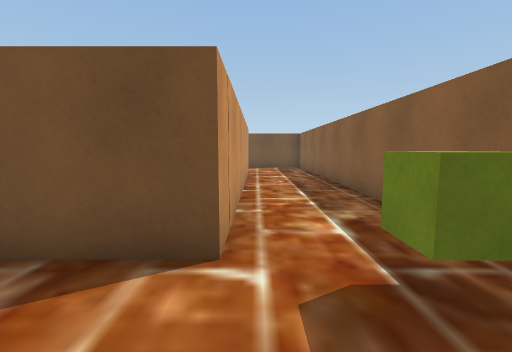
view 1 (above)

24 first-person views from a walk through a Unity game level. The camera is 1.2 m above the floor, tilts 6° down and sees 90° across. The floor is counted in squares, 1 m on a side. Each view is taken from the middle of a square. On the plan, view 1 faces up. The plan holds only what a view shows up to about 12 squares ahead; the rest is blank. The place goes on beyond the plan. The player is left out.

view 2
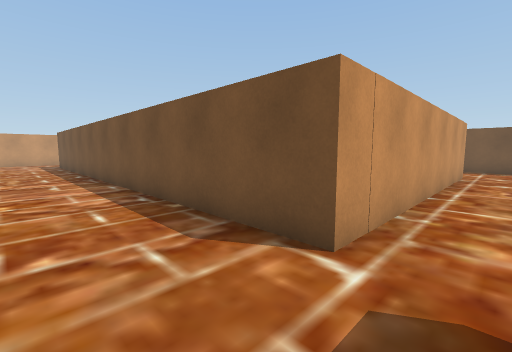

view 3
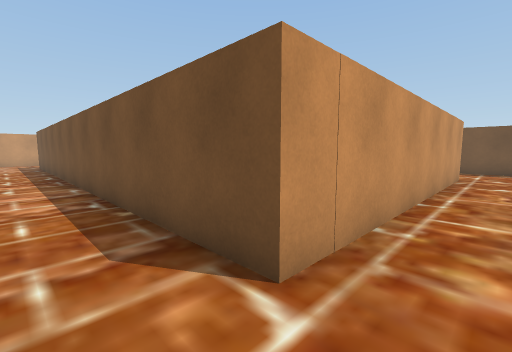

view 4
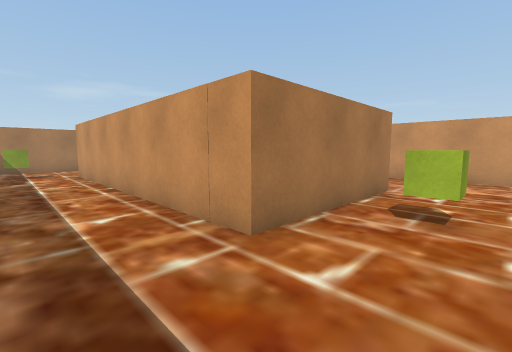

view 5
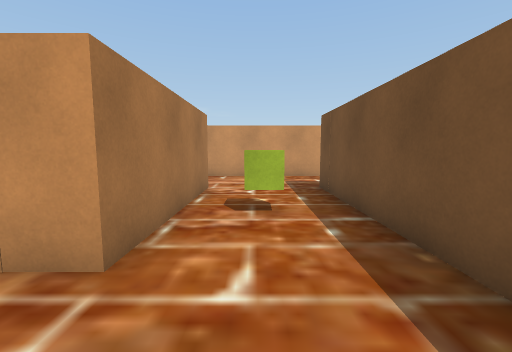

view 6
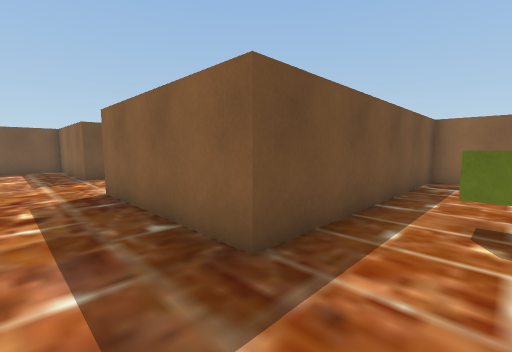

view 7
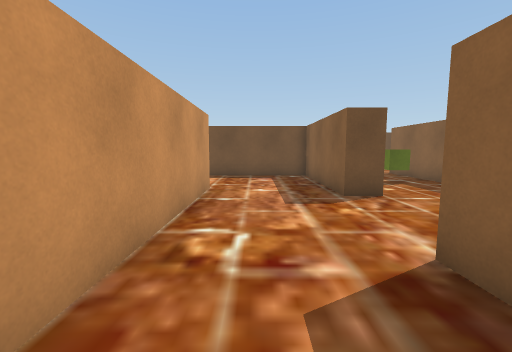

view 8
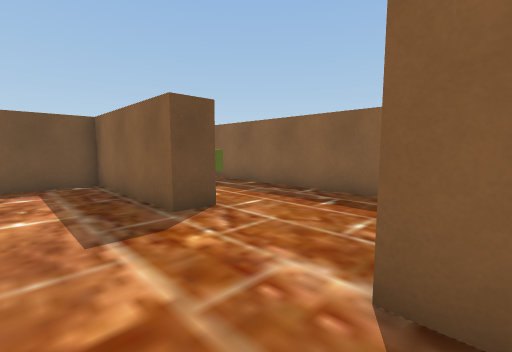

view 9
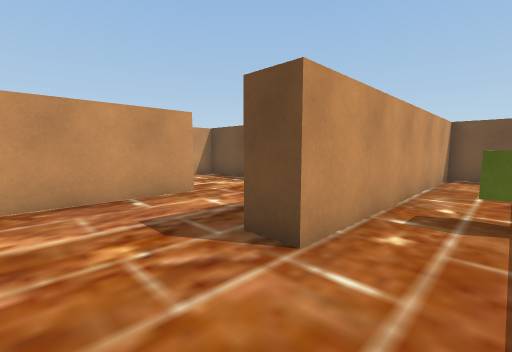

view 10
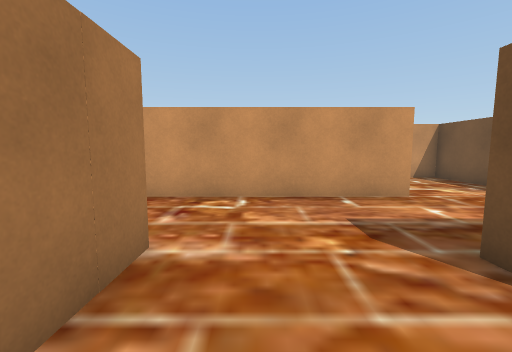

view 11
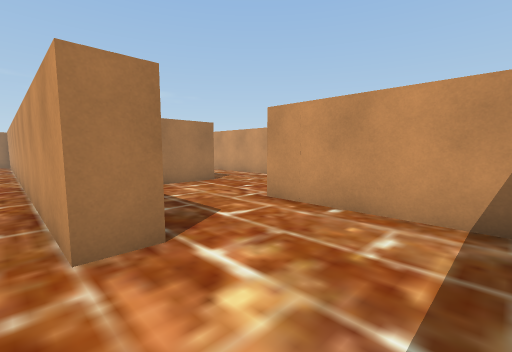

view 12
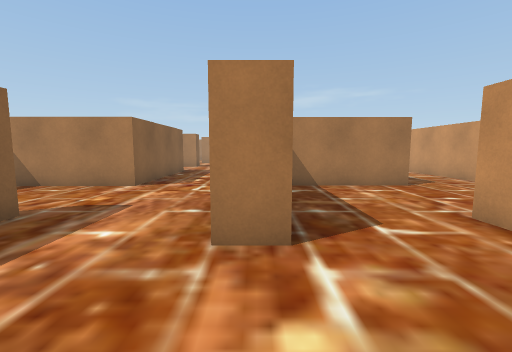

view 13
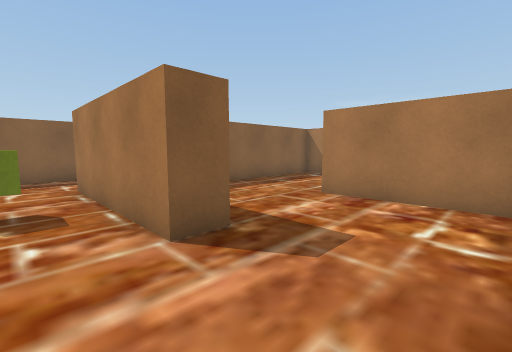

view 14
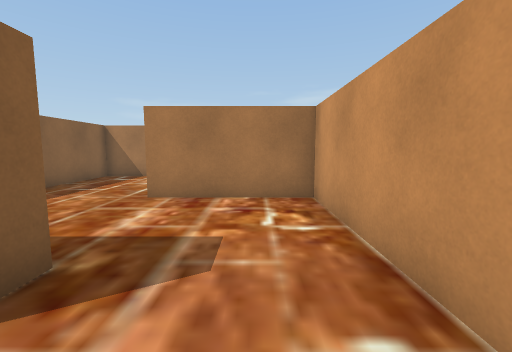

view 15
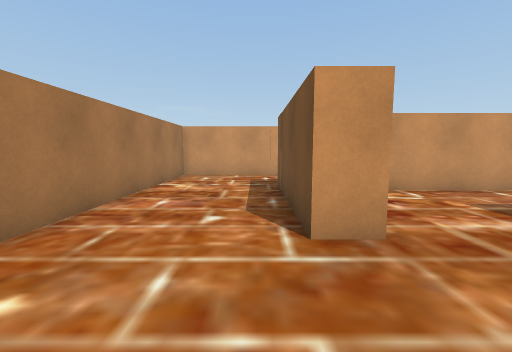

view 16
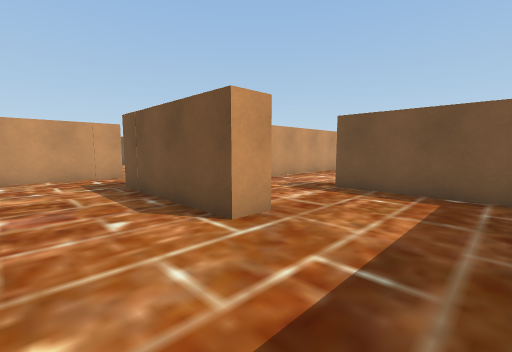

view 17
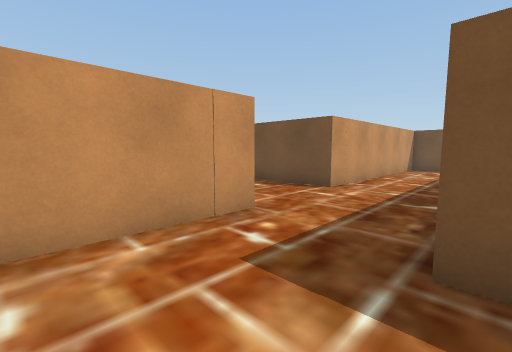

view 18
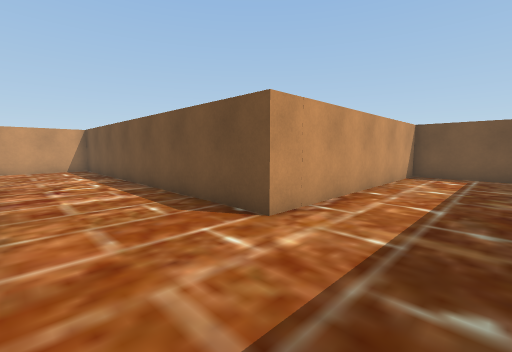

view 19
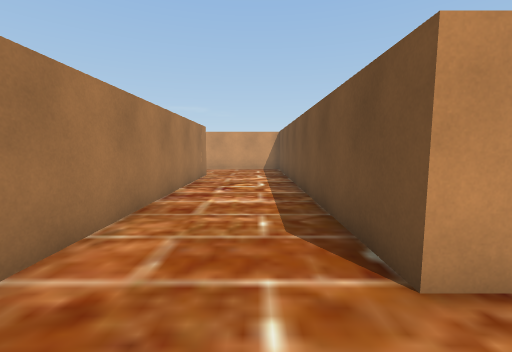

view 20
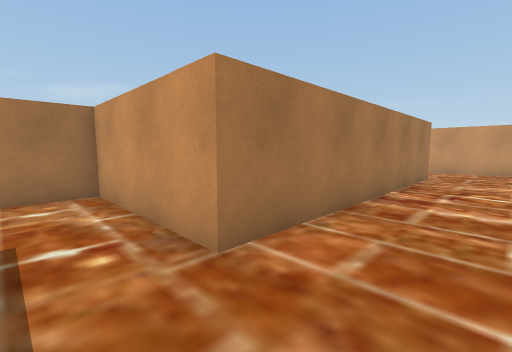

view 21
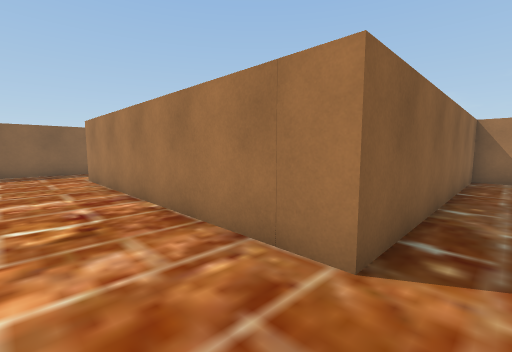

view 22
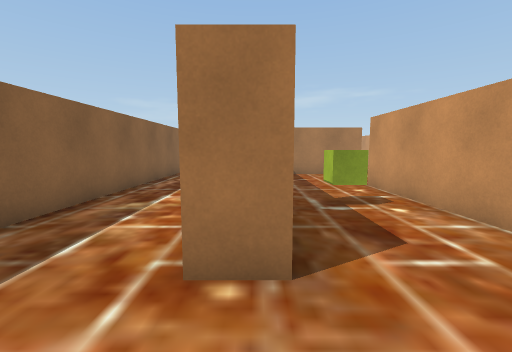

view 23
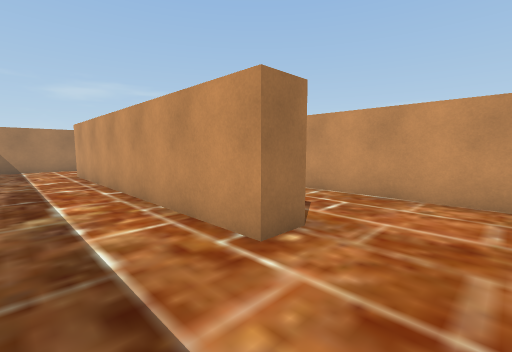

view 24
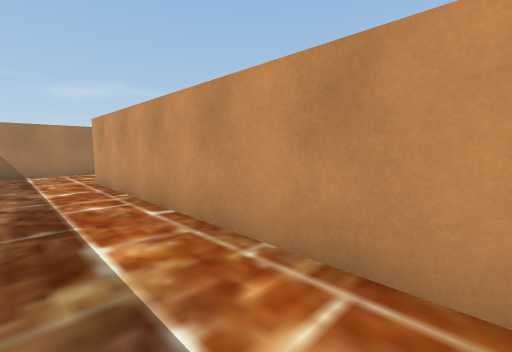

### Floor plan
Points are (right, up) in squares from view 1. A wall is a line through its corners. A room is listed if a view was taken in it or the views show most of it. See-through windows are left out.
Room 1 (views 1, 2, 3, 4, 5, 6, 7, 8, 9, 10, 11, 12, 13, 14, 15, 16, 17, 18, 19, 20, 21, 22, 23, 24)
walls: (-10.9, 21.6) (-14, 21.6) (-14, 12.4) (-24.8, 12.4); (-15.1, 22.7) (-11.1, 22.7); (-1.2, 18) (2.1, 18); (-10.5, 27.9) (-9.4, 27.9) (-9.4, 8.7) (-5.3, 8.7) (-5.3, 7.7) (-10.5, 7.7); (-1.3, 24.2) (-1.3, 32.1); (-1.9, 12.4) (-6, 12.4) (-6, 13.5) (-0.3, 13.5) (-0.3, 2.7) (-14.4, 2.7); (-10.5, 8.4) (-10.5, 11.1); (2.9, 22.9) (2.9, 31.2); (-1.4, 32.8) (-0.3, 32.8) (-0.3, 21.6); (-3.2, 3.7) (-1.3, 3.7) (-1.3, 8.9); (-3, 36.3) (-4.7, 36.3) (-4.7, 26.5) (-5.7, 26.5) (-5.7, 31.6) (-13.7, 31.6) (-13.7, 26.6); (2.9, 2.9) (2.9, 17) (-6, 17) (-6, 22.7) (-2.1, 22.7); (-25.1, -1) (-24, -1) (-24, 8.7) (-13.7, 8.7) (-13.7, 3.7) (-5.1, 3.7)
ways out: opening at (-16.5, 22)
objects: cube (-3, 15); cube (-3, 29); cube (2, 2)

Where each view was taken, in squares from view 1:
view 1: 0 up, 0 right, facing up
view 2: 0 up, 1 right, facing up-left
view 3: 1 up, 1 right, facing up-left
view 4: 16 up, 2 right, facing down-left
view 5: 15 up, 2 right, facing left
view 6: 15 up, 8 left, facing up-right
view 7: 20 up, 8 left, facing up
view 8: 22 up, 8 left, facing up-right
view 9: 24 up, 3 left, facing up-left
view 10: 24 up, 3 left, facing left
view 11: 31 up, 9 left, facing down-left
view 12: 31 up, 10 left, facing down
view 13: 15 up, 9 left, facing down-right
view 14: 15 up, 8 left, facing down
view 15: 7 up, 2 left, facing left
view 16: 5 up, 2 left, facing up-left
view 17: 5 up, 10 left, facing up-left
view 18: 9 up, 11 left, facing up-left
view 19: 11 up, 12 left, facing left
view 20: 11 up, 12 left, facing down-left
view 21: 11 up, 25 left, facing down-right
view 22: 35 up, 1 left, facing down
view 23: 35 up, 2 right, facing down-left
view 24: 32 up, 2 right, facing down-left
